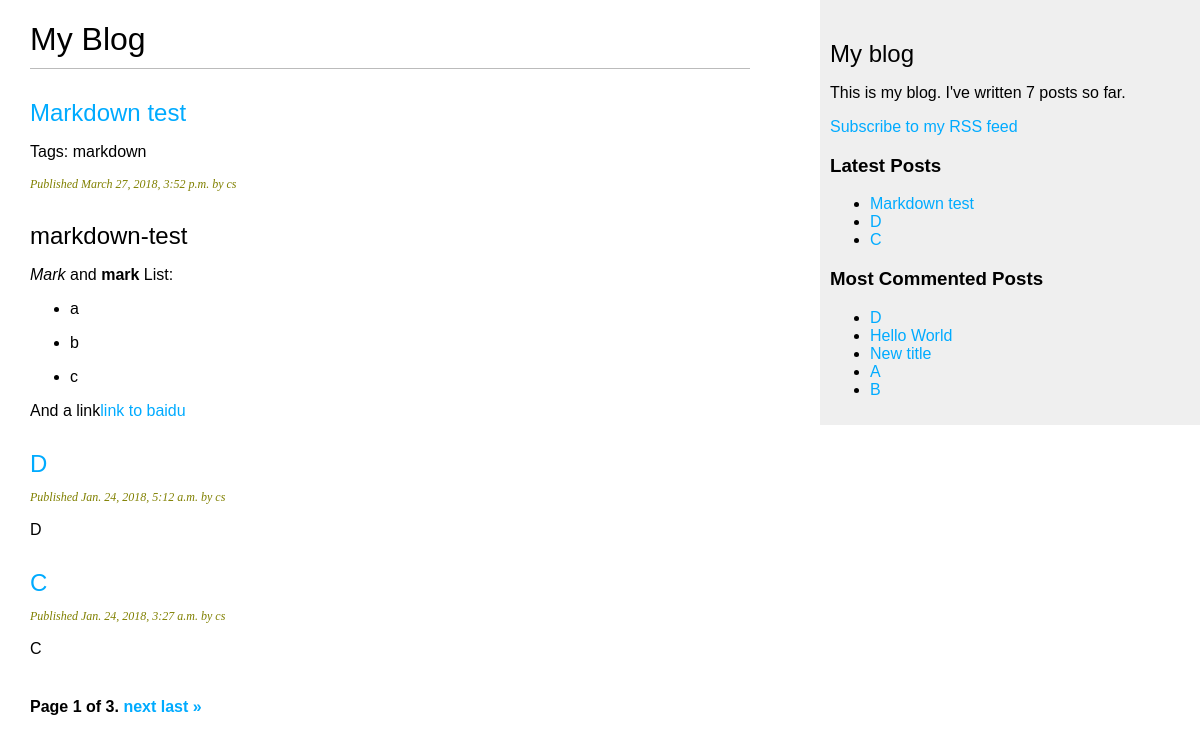
The page / on the database its author committed.
### blog/models.py (models this page shows, shortened)
class Post(models.Model):
    STATUS_CHOICES = (
        ('draft', 'Draft'),
        ('published', 'Published'),
    )
    title = models.CharField(max_length=250)
    slug = models.SlugField(max_length=250,
                            unique_for_date = 'publish')
    author = models.ForeignKey(User,
                               related_name='blog_posts',
                               on_delete=models.CASCADE)
    body = models.TextField()
    publish = models.DateTimeField(default=timezone.now)
    created = models.DateTimeField(auto_now_add=True)
    updated = models.DateTimeField(auto_now=True)
    status = models.CharField(max_length=10,
                              choices=STATUS_CHOICES,
                              default='draft')
    tags = TaggableManager()
    class Meta:
        ordering = ('-publish',)
    objects = models.Manager()
    published = PublishedManager()
    def get_absolute_url(self):
        return reverse('blog:post_detail',
                        args=[self.publish.year,
                              self.publish.strftime('%m'),
                              self.publish.strftime('%d'),
                              self.slug])

### blog/views.py (the view)
# urls.py: url(r'^$', views.PostListView.as_view(), name='post_list'),
class PostListView(ListView):
    queryset = Post.published.all()
    context_object_name = 'posts'
    paginate_by = 3
    template_name = 'blog/post/list.html'

### blog/models.py (called while the page is built)
    def get_queryset(self):
        return super(PublishedManager,self).get_queryset().filter(status='published')

### blog/templatetags/blog_tags.py (called while the page is built)
@register.simple_tag#每一个模板标签都需要包含r～变量来表明自己是一个有效的标签库
def total_posts():
    return Post.published.count()

@register.inclusion_tag('blog/post/latest_posts.html')
def show_latest_posts(count = 5):
    latest_posts = Post.published.order_by('-publish')[:count]
    return {'latest_posts': latest_posts}

@register.simple_tag
def get_most_commented_posts(count = 5):
    return Post.published.annotate(
        total_comments = Count('comments')
    ).order_by('-total_comments')[:count]

@register.filter(name = 'markdown')
def markdown_format(text):
    return mark_safe(markdown.markdown(text))

### blog/templates/blog/post/list.html (shortened to what this page needs)
{% extends "blog/base.html" %}
{%load blog_tags%}
{% block content %}
  <h1>My Blog</h1>
  {% for post in posts %}
    <h2>
      <a href="{{ post.get_absolute_url }}">
        {{ post.title }}
      </a>
    </h2>
    {% if post.tags.all %}
    <p class = "tags">Tags: {{post.tags.all|join:", "}} </p>
    {% endif %}
    <p class="date">
      Published {{ post.publish }} by {{ post.author }}
    </p>
    {{ post.body|markdown|truncatewords:30 }}
  {% endfor %}
 {% include "pagination.html" with page=page_obj %}
{% endblock %}

### blog/templates/blog/base.html (shortened to what this page needs)
{% load blog_tags%}
{% load staticfiles %}
<!DOCTYPE html>
<html>
<head>
  <link href="{% static "css/blog.css" %}" rel="stylesheet">
</head>
<body>
  <div id="content">
    {% block content %}{% endblock %}
  </div>
  <div id="sidebar">
    <h2>My blog</h2>
      <p>This is my blog. I've written {% total_posts%} posts so far.</p>
      <p><a href="{% url "blog:post_feed" %}">Subscribe to my RSS feed</a></p>
    <h3>Latest Posts</h3>
    {% show_latest_posts 3 %}
    <h3>Most Commented Posts</h3>
    {%get_most_commented_posts as most_commented_posts%}
    <ul>
      {% for post in most_commented_posts%}
      <li> <a href = "{{ post.get_absolute_url}}">{{post.title}}</a>
        </li>
        {% endfor %}
  </div>
</body>
</html>

### blog/templates/blog/post/latest_posts.html
<ul>
{% for post in latest_posts%}
  <li>
      <a href = "{{post.get_absolute_url}}">{{post.title}}</a>
  </li>
    {% endfor %}
</ul>

### blog/static/css/blog.css (style rules this page uses)
body { margin:0; padding:0; font-family:helvetica, sans-serif; }
a { color:#00abff; text-decoration:none; }
h1 { font-weight:normal; border-bottom:1px solid #bbb; padding:0 0 10px 0; }
h2 { font-weight:normal; margin:30px 0 0; }
#content { float:left; width:60%; padding:0 0 0 30px; }
#sidebar { float:right; width:30%; padding:10px; background:#efefef; height:100%; }
p.date { color:#808000; font-family: georgia, serif; font-size: 12px; font-style: italic; }

### rows shown on the page
Post: title "Markdown test", tags.all "markdown", publish "March 27, 2018, 3:52 p.m.", author "cs", body "markdown-test Mark and mark List: a b c And a link link to baidu"
Post: title "D", publish "Jan. 24, 2018, 5:12 a.m.", author "cs", body "D"
Post: title "C", publish "Jan. 24, 2018, 3:27 a.m.", author "cs", body "C"
Post: title "Hello World"
Post: title "New title"
Post: title "A"
Post: title "B"

### other values the page prints
{{ page.number }} "1"
{{ page.paginator.num_pages }} "3"
